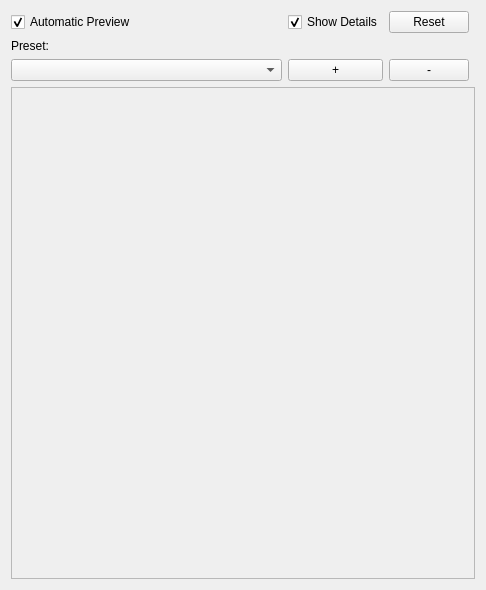
<?xml version="1.0" encoding="UTF-8"?>
<ui version="4.0">
 <class>ParameterWidget</class>
 <widget class="QWidget" name="ParameterWidget">
  <property name="geometry">
   <rect>
    <x>0</x>
    <y>0</y>
    <width>486</width>
    <height>590</height>
   </rect>
  </property>
  <property name="windowTitle">
   <string>Form</string>
  </property>
  <layout class="QGridLayout" name="gridLayout">
   <item row="7" column="0">
    <widget class="QComboBox" name="comboBox">
     <property name="sizePolicy">
      <sizepolicy hsizetype="Preferred" vsizetype="Fixed">
       <horstretch>1</horstretch>
       <verstretch>0</verstretch>
      </sizepolicy>
     </property>
    </widget>
   </item>
   <item row="7" column="1">
    <widget class="QPushButton" name="addButton">
     <property name="text">
      <string>+</string>
     </property>
    </widget>
   </item>
   <item row="11" column="0" colspan="4">
    <widget class="QScrollArea" name="scrollArea">
     <property name="widgetResizable">
      <bool>true</bool>
     </property>
     <widget class="QWidget" name="scrollAreaWidgetContents">
      <property name="geometry">
       <rect>
        <x>0</x>
        <y>0</y>
        <width>472</width>
        <height>496</height>
       </rect>
      </property>
      <layout class="QVBoxLayout" name="verticalLayout">
       <property name="spacing">
        <number>0</number>
       </property>
       <property name="leftMargin">
        <number>0</number>
       </property>
       <property name="topMargin">
        <number>0</number>
       </property>
       <property name="rightMargin">
        <number>0</number>
       </property>
       <property name="bottomMargin">
        <number>0</number>
       </property>
      </layout>
     </widget>
    </widget>
   </item>
   <item row="2" column="0">
    <widget class="QLabel" name="label">
     <property name="text">
      <string>Preset:</string>
     </property>
    </widget>
   </item>
   <item row="1" column="0">
    <widget class="QCheckBox" name="checkBoxAutoPreview">
     <property name="text">
      <string>Automatic Preview</string>
     </property>
     <property name="checked">
      <bool>true</bool>
     </property>
    </widget>
   </item>
   <item row="7" column="2">
    <widget class="QPushButton" name="deleteButton">
     <property name="text">
      <string>-</string>
     </property>
    </widget>
   </item>
   <item row="1" column="1">
    <widget class="QCheckBox" name="checkBoxDetailedDescription">
     <property name="text">
      <string>Show Details</string>
     </property>
     <property name="checked">
      <bool>true</bool>
     </property>
    </widget>
   </item>
   <item row="1" column="2">
    <widget class="QPushButton" name="reset">
     <property name="text">
      <string>Reset</string>
     </property>
    </widget>
   </item>
  </layout>
 </widget>
 <resources/>
 <connections/>
</ui>
